Frame 1 (no input): blank canvas, image omitted
Frame 60 (no input): blank canvas, image omitted
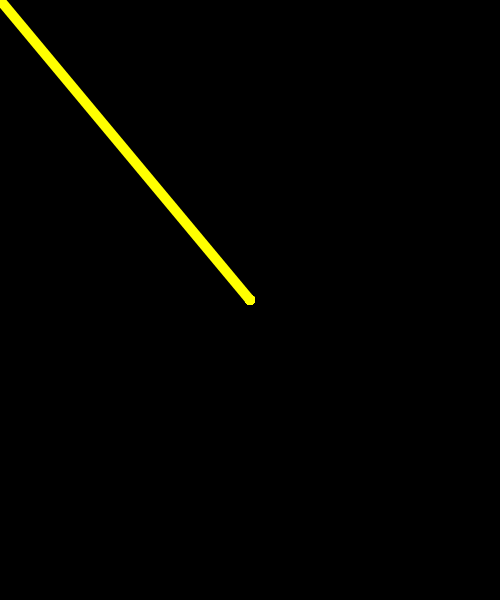
Frame 120 (the mouse pressed at the canvas centre since frame 60)

The p5.js sketch whose frames 1 and 60 were blank and that drew this single picture after the mouse press (run headless with seeded random() and noise() and a simulated clock; from frame 60 on, the mouse is pressed at the canvas centre):

// p5.js sketch
// ── sketch.js
function setup() {
  createCanvas(500, 600);
  background(0);
}


function draw() {
  //background(0);

  strokeWeight(10);
  stroke(255, 255, 0);
  line(pmouseX, pmouseY, mouseX, mouseY);
  // pmouseX and pmouseY are also environment variables from p5.
  // "Previous" mouse position!
}
